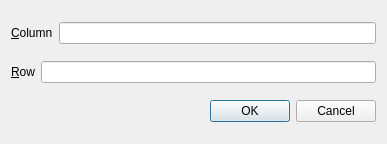
<?xml version="1.0" encoding="UTF-8"?>
<ui version="4.0">
 <class>GoToCellDialog</class>
 <widget class="QWidget" name="GoToCellDialog">
  <property name="geometry">
   <rect>
    <x>0</x>
    <y>0</y>
    <width>387</width>
    <height>144</height>
   </rect>
  </property>
  <property name="windowTitle">
   <string>Go to Cell</string>
  </property>
  <layout class="QVBoxLayout" name="verticalLayout">
   <item>
    <layout class="QHBoxLayout" name="horizontalLayout">
     <item>
      <widget class="QLabel" name="label_2">
       <property name="text">
        <string>&amp;Column</string>
       </property>
       <property name="buddy">
        <cstring>columnEdit</cstring>
       </property>
      </widget>
     </item>
     <item>
      <widget class="QLineEdit" name="columnEdit">
       <property name="text">
        <string/>
       </property>
      </widget>
     </item>
    </layout>
   </item>
   <item>
    <layout class="QHBoxLayout">
     <item>
      <widget class="QLabel" name="label">
       <property name="text">
        <string>&amp;Row</string>
       </property>
       <property name="buddy">
        <cstring>rowEdit</cstring>
       </property>
      </widget>
     </item>
     <item>
      <widget class="QLineEdit" name="rowEdit"/>
     </item>
    </layout>
   </item>
   <item>
    <widget class="QDialogButtonBox" name="buttonBox">
     <property name="orientation">
      <enum>Qt::Horizontal</enum>
     </property>
     <property name="standardButtons">
      <set>QDialogButtonBox::Cancel|QDialogButtonBox::Ok</set>
     </property>
    </widget>
   </item>
  </layout>
 </widget>
 <tabstops>
  <tabstop>rowEdit</tabstop>
 </tabstops>
 <resources/>
 <connections/>
</ui>
